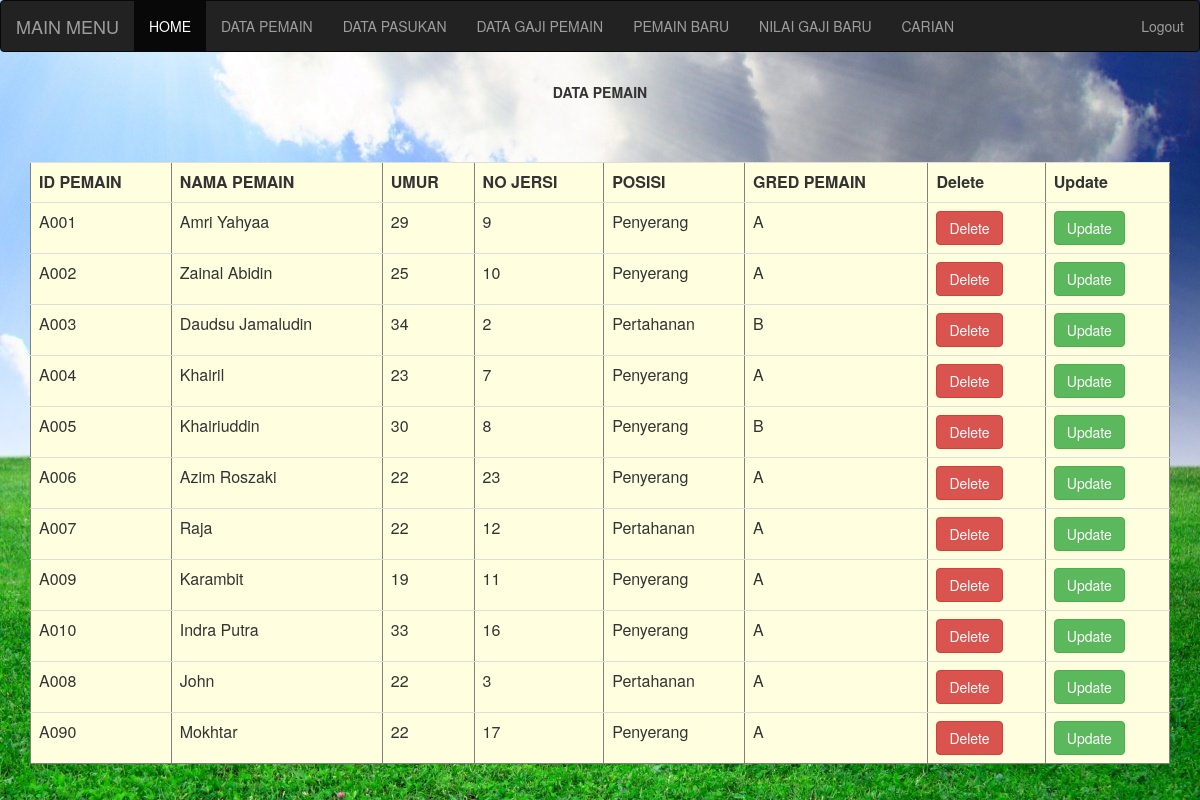
Page /data_pemains on the committed database.
### tables this page shows
CREATE TABLE "pemain" (
	"id_pemain"	TEXT,
	"nama_pemain"	TEXT,
	"umur"	INTEGER,
	"no_jersi"	INTEGER,
	"posisi"	TEXT,
	"gred_pemain"	TEXT,
	PRIMARY KEY("id_pemain")
);

### appstu.py (the view)
@app.route('/data_pemains')
def data_pemains():
    rows=data_pemain()
    return render_template('list_student.html', rows=rows)

### modelstu.py (called while the page is built)
def data_pemain():
  with sql.connect(connect_db) as db:
    qry = 'select * from pemain'
    result=db.execute(qry)
    return(result)

### templates/list_student.html
{% extends "base.html" %}
{% block content %}
<P><strong><center> DATA PEMAIN </strong></center>
<table class="table table-hover" border="1" width="849" align="center" cellspacing="2" cellpadding="2" style="background-color:#FFFFE0;">
<tr>
<br>
<br>
<br>
<tr>
<th>ID PEMAIN</th>
<th>NAMA PEMAIN</th>
<th>UMUR</th>
<th>NO JERSI</th>
<th>POSISI</th>
<th>GRED PEMAIN</th>
<th>Delete</th>
<th>Update</th>
</tr>
{% for row in rows %}
 <tr>
   <td>{{row[0]}}</td>
   <td>{{row[1]}}</td>
   <td>{{row[2]}}</td>
   <td>{{row[3]}}</td>
   <td>{{row[4]}}</td>
   <td>{{row[5]}}</td>
   <td><a href='/delete/{{row[0]}}'> <button type="button" class="btn btn-danger">Delete</button> </a>
   <td><a href='/edit/{{row[0]}}'> <button type="button" class="btn btn-success">Update</button> </a>
 </tr>
{% endfor %}
</table>
{% endblock %}

### templates/base.html (shortened to what this page needs)
<html>
<link rel="stylesheet" media="screen" href = "/static/css/bootstrap.min.css">
<head>
</head>
<body>
<nav class="navbar navbar-inverse">
  <div class="container-fluid">
    <div class="navbar-header">
      <a class="navbar-brand" href="#">MAIN MENU</a>
    </div>
    <ul class="nav navbar-nav">
      <li class="active"><a href="/">HOME</a></li>
      <li><a href="/data_pemains">DATA PEMAIN</a></li>
      <li><a href="/data_pasukans">DATA PASUKAN</a></li>
     <li><a href="/data_gaji_pemains">DATA GAJI PEMAIN</a></li>
      <li><a href="/new">PEMAIN BARU</a></li>
       <li><a href="/new_gaji">NILAI GAJI BARU</a></li>
	  <li><a href="/find_pemain">CARIAN</a></li>
    </ul>
    <ul class="nav navbar-nav navbar-right">
        <li><a href="/logout">Logout</a></li>
    </ul>
  </div>
</nav>
<div class="container">
  {%block content%}
  {%endblock%}
</div>
</body>
</html>

### rows in the picture
pemain: id_pemain "A001", nama_pemain "Amri Yahyaa", umur "29", no_jersi "9", posisi "Penyerang", gred_pemain "A"
pemain: id_pemain "A002", nama_pemain "Zainal Abidin", umur "25", no_jersi "10", posisi "Penyerang", gred_pemain "A"
pemain: id_pemain "A003", nama_pemain "Daudsu Jamaludin", umur "34", no_jersi "2", posisi "Pertahanan", gred_pemain "B"
pemain: id_pemain "A004", nama_pemain "Khairil", umur "23", no_jersi "7", posisi "Penyerang", gred_pemain "A"
pemain: id_pemain "A005", nama_pemain "Khairiuddin", umur "30", no_jersi "8", posisi "Penyerang", gred_pemain "B"
pemain: id_pemain "A006", nama_pemain "Azim Roszaki", umur "22", no_jersi "23", posisi "Penyerang", gred_pemain "A"
pemain: id_pemain "A007", nama_pemain "Raja", umur "22", no_jersi "12", posisi "Pertahanan", gred_pemain "A"
pemain: id_pemain "A009", nama_pemain "Karambit", umur "19", no_jersi "11", posisi "Penyerang", gred_pemain "A"
pemain: id_pemain "A010", nama_pemain "Indra Putra", umur "33", no_jersi "16", posisi "Penyerang", gred_pemain "A"
pemain: id_pemain "A008", nama_pemain "John", umur "22", no_jersi "3", posisi "Pertahanan", gred_pemain "A"
pemain: id_pemain "A090", nama_pemain "Mokhtar", umur "22", no_jersi "17", posisi "Penyerang", gred_pemain "A"
